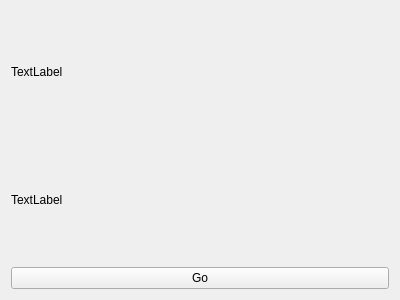
<?xml version="1.0" encoding="UTF-8"?>
<ui version="4.0">
 <class>Form</class>
 <widget class="QWidget" name="Form">
  <property name="geometry">
   <rect>
    <x>0</x>
    <y>0</y>
    <width>400</width>
    <height>300</height>
   </rect>
  </property>
  <property name="windowTitle">
   <string>Form</string>
  </property>
  <layout class="QVBoxLayout" name="verticalLayout">
   <item>
    <widget class="QLabel" name="label">
     <property name="text">
      <string>TextLabel</string>
     </property>
    </widget>
   </item>
   <item>
    <widget class="QLabel" name="label_2">
     <property name="text">
      <string>TextLabel</string>
     </property>
    </widget>
   </item>
   <item>
    <widget class="QPushButton" name="pushButton">
     <property name="text">
      <string>Go</string>
     </property>
    </widget>
   </item>
  </layout>
 </widget>
 <resources/>
 <connections/>
</ui>
